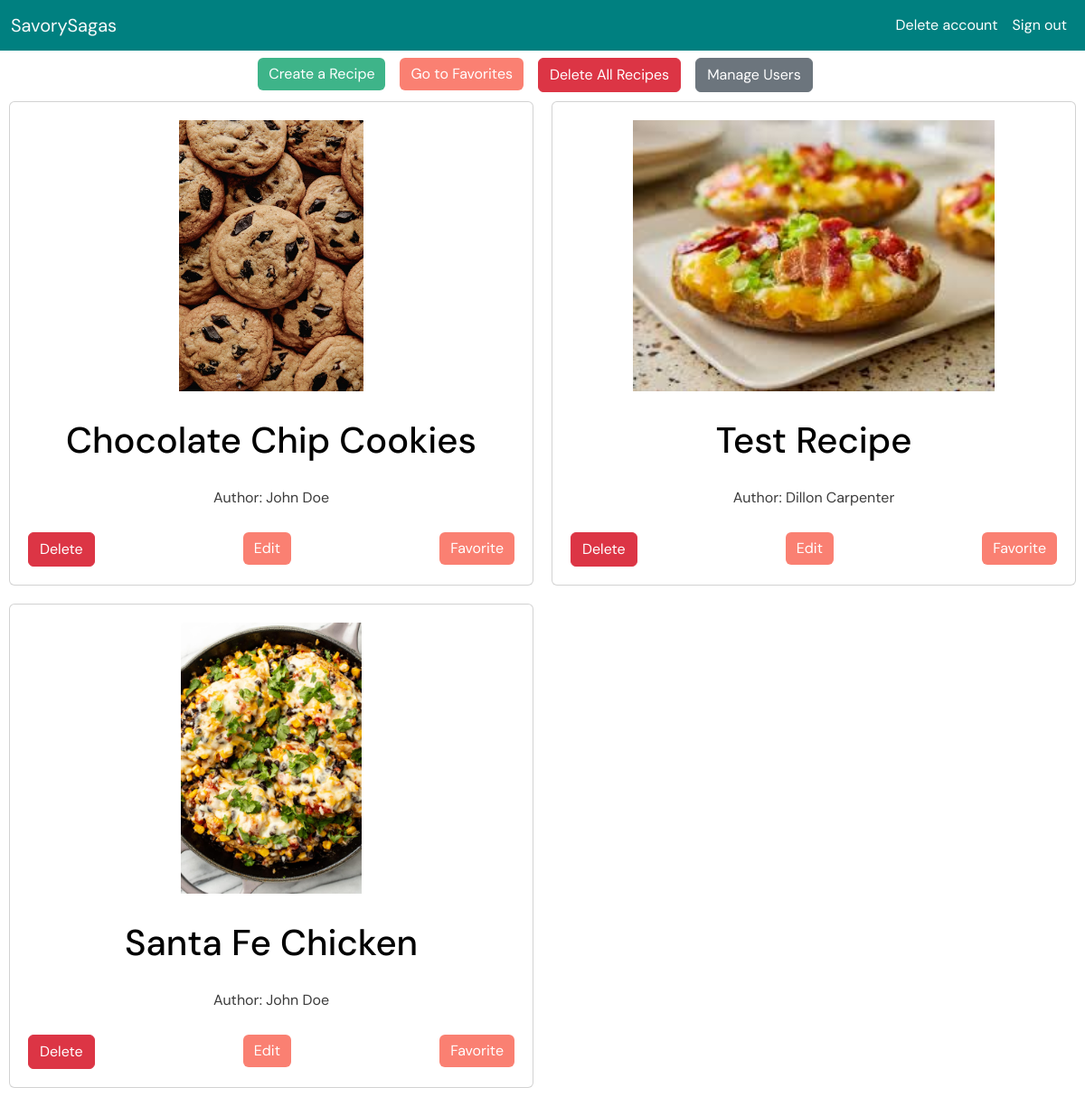
/entity/index.php (signed in), run on the app's committed database.
### tables this page shows
CREATE TABLE `recipes` (
  `recipe_ID` int(10) UNSIGNED NOT NULL,
  `user_ID` int(10) UNSIGNED NOT NULL,
  `recipe_name` varchar(100) NOT NULL,
  `category_ID` tinyint(4) UNSIGNED NOT NULL,
  `prep_time_minutes` tinyint(3) UNSIGNED NOT NULL,
  `cook_time_minutes` tinyint(3) UNSIGNED NOT NULL,
  `servings` tinyint(4) UNSIGNED NOT NULL,
  `image` varchar(255) NOT NULL COMMENT 'File Path',
  `view_count` int(11) UNSIGNED NOT NULL
);

CREATE TABLE `users` (
  `user_ID` int(10) UNSIGNED NOT NULL,
  `name` varchar(100) NOT NULL,
  `email` varchar(200) NOT NULL,
  `password` varchar(72) NOT NULL,
  `is_admin` tinyint(1) NOT NULL
);

### utils/SQLfunctions.php (called while the page is built, shortened)
<?php
function fetchRecipes($db)
{
    try {
        $sql = "SELECT
                    recipes.recipe_ID AS id,
                    recipes.recipe_name AS name,
                    recipes.image,
                    users.name AS author
                FROM
                    recipes
                INNER JOIN
                    users
                ON
                    recipes.user_ID = users.user_ID";
        $stmt = $db->query($sql);
        $recipes = $stmt->fetchAll();
        return $recipes;
    } catch (Exception $e) {
        echo "Error fetching recipes: " . $e->getMessage();
        return [];
    }
}

### utils/functions.php (the view, shortened to what this page needs)
<?php
function getHead($title)
{
  ?>
  <link href="https://cdn.jsdelivr.net/npm/bootstrap@5.3.2/dist/css/bootstrap.min.css" rel="stylesheet"
 />
  <link rel="stylesheet" href="../css/styles.css" type="text/css" />
  <?php
}
function getNav()
{
  ?>
  <div class="container-fluid">
    <a class="navbar-brand text-light" href="../entity/index.php">SavorySagas</a>
    <div id="navbarNavAltMarkup">
      <div class="navbar-nav">
        <?php
        if (isset($_SESSION['signedIn'])) {
          ?>
          <a class="nav-link" href="../auth/delete-account.php">Delete account</a>
          <a class="nav-link" href="../auth/signout.php" id="signinBtn">Sign out</a>
          <?php
        } else {
          ?>
          <a class="nav-link" href="../auth/signin.php" id="signinBtn">Sign in</a>
          <a class="nav-link" href="../auth/signup.php" id="signupBtn">Sign up</a>
          <?php
        } ?>
      </div>
    </div>
  </div>
  <?php
}
  ?>
  <?php
function allowedToEdit($author)
{
  if (isset($_SESSION['admin'])) {
    return true;
  } elseif (isset($_SESSION['name'])) {
    if ($author == $_SESSION['name']) {
      return true;
    }
  }
  return false;
}
function displayCards($recipes)
{
  for ($i = 0; $i < count($recipes); $i++) {
    ?>
    <div class="card">
      <a href="../entity/detail.php?recipe_id=<?= $recipes[$i]['id'] ?>">
        <div class="img-div">
          <img src="<?= $recipes[$i]['image'] ?>">
        </div>
        <div class="h1-div">
          <h1 class="text-truncate"><?= $recipes[$i]['name'] ?></h1>
        </div>
        <p class="author">Author: <?= $recipes[$i]['author'] ?></p>
      </a>
      <?php
      if (isset($_SESSION['signedIn'])) { ?>
        <div class="d-flex btns" id="btn-box-<?= $recipes[$i]['id'] ?>">
          <?php if (allowedToEdit($recipes[$i]['author'])) { ?>
            <a href="../entity/delete.php?recipe_id=<?= $recipes[$i]['id'] ?>" class="btn btn-danger btn-delete">Delete</a>
            <a href="../entity/edit.php?recipe_id=<?= $recipes[$i]['id'] ?>" class="btn btn-secondary update-btn">Edit</a>
          <?php } ?>
          <a href="../favorites/add-favorite.php?recipe_id=<?= $recipes[$i]['id'] ?>"
            class="btn btn-secondary update-btn">Favorite</a>
        </div>
      <?php } ?>
    </div>
    <?php
  }
}
    ?>

### css/styles.css (style rules this page uses)
body { font-family: "DM Sans", sans-serif; font-size: 16px; }
.btn-secondary { height: fit-content; }
.card { height: auto; box-sizing: border-box; padding: 20px; margin: 10px; display: inline-block; text-align: center; }
.card img { width: auto; height: 100%; }
.img-div { height: 300px; overflow: hidden; margin-bottom: 10px; display: flex; justify-content: center; align-items: center; }
.h1-div { height: 96px; display: flex; justify-content: center; align-items: center; }
.card h1 { color: #000000; align-items: center; }
.author { color: #3b3b3b; padding-bottom: 10px; }
.btns { justify-content: space-between; }
.btn-delete { float: right; }
#navbarNavAltMarkup div a { color: #ffffff; }
#navbarNavAltMarkup { display: flex; justify-content: flex-end; }
.navbar-nav { flex-direction: row; }
.nav-link { padding: 8px; }
a { color: #fa8072; text-decoration: none; }
.update-btn { background-color: #fa8072; border: #fa8072; float: left; }

### data on the page
recipes: image (picture), recipe_name "Chocolate Chip Cookies", user_ID.name "John Doe"
recipes: image (picture), recipe_name "Test Recipe", user_ID.name "Dillon Carpenter"
recipes: image (picture), recipe_name "Santa Fe Chicken", user_ID.name "John Doe"
